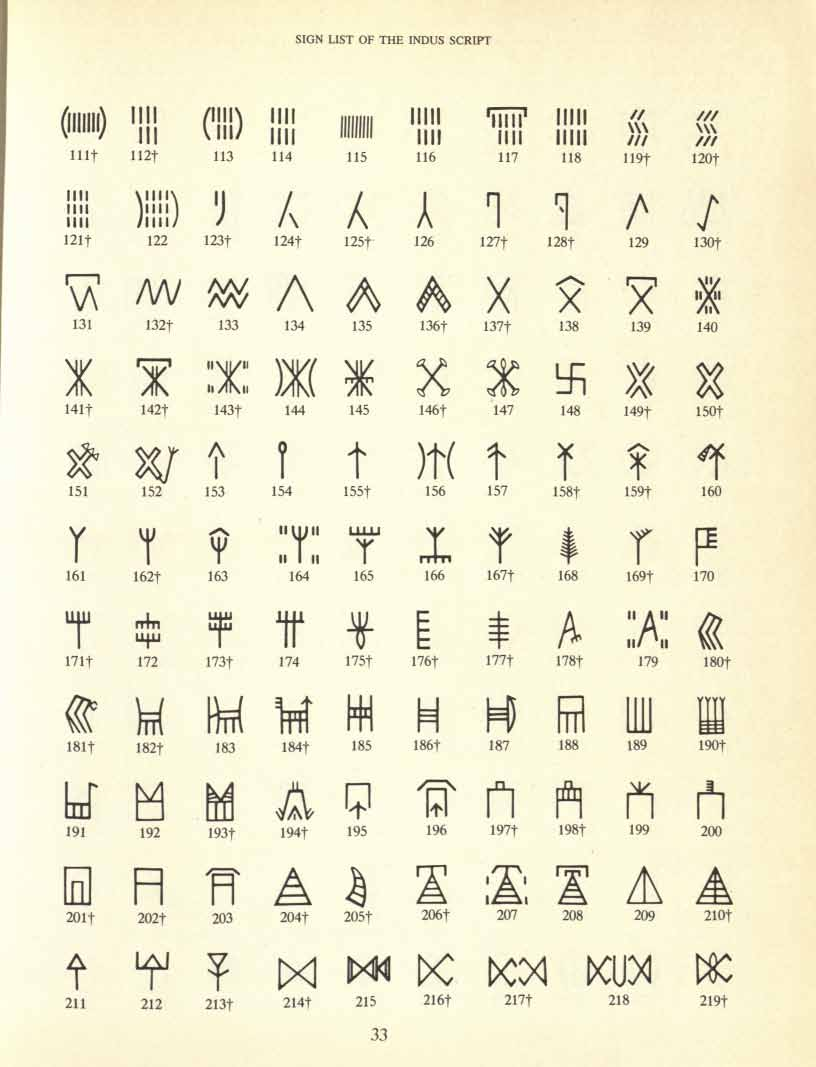
#> input picture data/raw/mahadevan/signlist-001.jpg, 816 x 1067 px
$ python -i wobble.py   (imports and definitions only)
#> lines starting #> are read from the running program, lines starting #| are printed output that depends on the picture
"""Robustness check for the drawing-style confound.

Indus and rongorongo are both scanned hand drawings; the controls are clean
font renderings. To test whether "looks hand-drawn" is what the metrics are
picking up, every font-rendered control glyph is passed through a random
elastic distortion plus scanner-like blur before normalisation ("wobbled"),
and the target comparisons are repeated against the wobbled controls.
Same seed for everyone; parameters fixed here and not tuned.
"""
import os, json, sys
import numpy as np, cv2
from PIL import Image
from scipy import ndimage as ndi
sys.path.insert(0, os.path.dirname(os.path.abspath(__file__)))
import normalize as NZ

ROOT = os.path.dirname(os.path.dirname(os.path.dirname(os.path.abspath(__file__))))  # the Deep Memory repository; this study lives in pipeline/rongo, data/rongo, docs/rongo, inputs/rongo
rng = np.random.default_rng(7)

def wobble(im):
    """im: uint8 grayscale, black ink on white. Elastic warp + blur + threshold."""
    h, w = im.shape
    s = max(h, w)
    alpha, sigma = 0.045 * s, 0.10 * s        # displacement amplitude and smoothness
    dx = ndi.gaussian_filter(rng.uniform(-1, 1, (h, w)), sigma) ; dy = ndi.gaussian_filter(rng.uniform(-1, 1, (h, w)), sigma)
    dx *= alpha / (np.abs(dx).max() + 1e-9); dy *= alpha / (np.abs(dy).max() + 1e-9)
    yy, xx = np.meshgrid(np.arange(h), np.arange(w), indexing="ij")
    warped = ndi.map_coordinates(im.astype(np.float32), [yy + dy, xx + dx], order=1, mode="nearest")
    warped = ndi.gaussian_filter(warped, 0.012 * s + 0.6)
    warped += rng.normal(0, 6, warped.shape)
    return np.clip(warped, 0, 255).astype(np.uint8)

def run(script):
    man = json.load(open(os.path.join(ROOT, "data", "rongo", "glyphs", f"{script}_manifest.json")))
    gdir = os.path.join(ROOT, "data", "rongo", "glyphs", f"{script}_w"); os.makedirs(gdir, exist_ok=True)
    out = []
    for r in man:
        im = np.array(Image.open(os.path.join(ROOT, r["file"])).convert("L"))
        pad = int(0.1 * max(im.shape)) + 4
        im = np.pad(im, pad, constant_values=255)
        w = wobble(im)
        fn = os.path.join(gdir, os.path.basename(r["file"])); Image.fromarray(w).save(fn)
        out.append(dict(r, file=os.path.relpath(fn, ROOT)))
    json.dump(out, open(os.path.join(ROOT, "data", "rongo", "glyphs", f"{script}_w_manifest.json"), "w"), indent=1)
    NZ.STYLES[f"{script}_w"] = "line"
    recs = NZ.run(f"{script}_w")
    return len(recs)

# [3 lines not run here, left out]

>>> import cv2
>>> picture = cv2.imread('../../data/raw/mahadevan/signlist-001.jpg', cv2.IMREAD_GRAYSCALE)
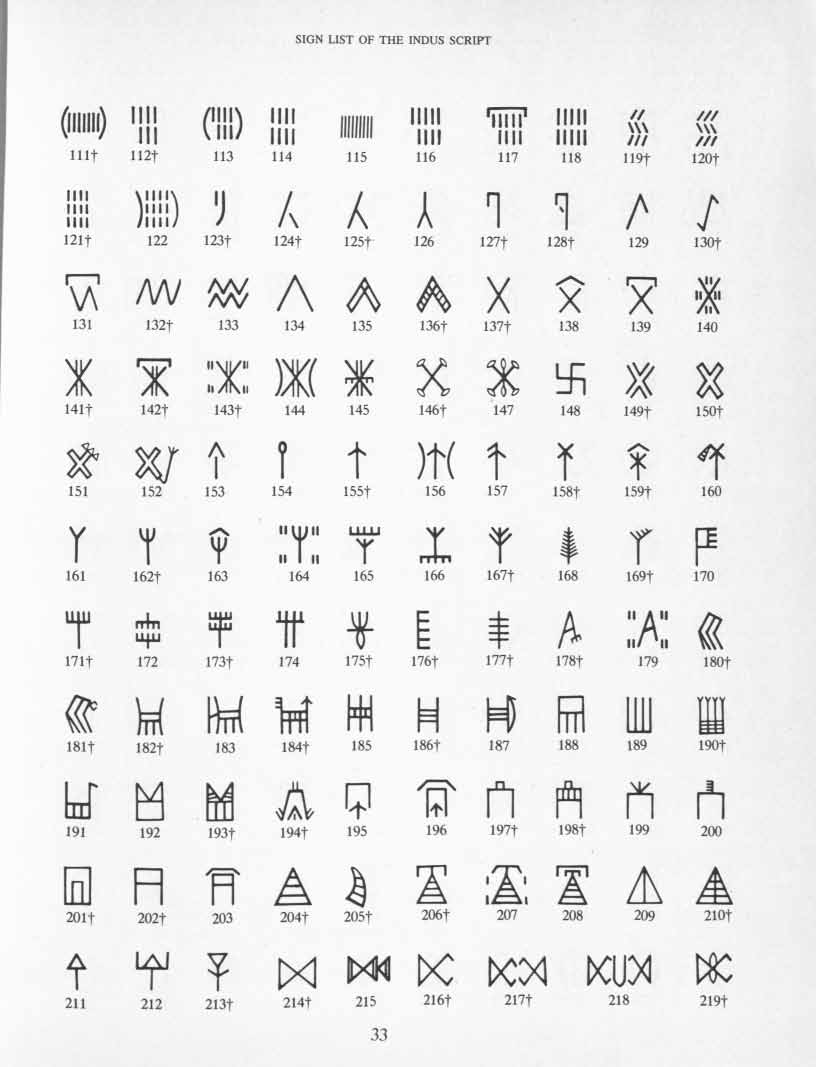
#> picture: shape (1067, 816); min 18, max 255, mean 237.2
>>> result = wobble(picture)
#> in wobble, `warped = ndi.map_coordinates(im.astype(np.float32), [yy + dy, xx + dx]..`:
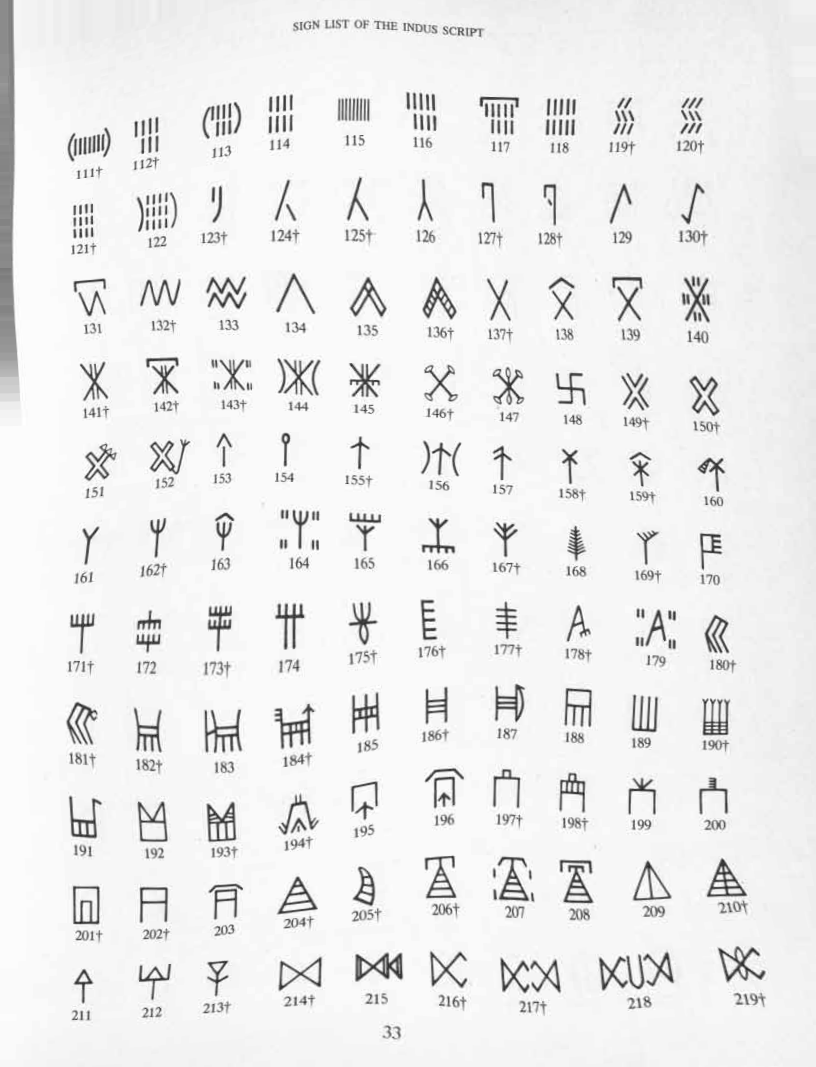
#> warped: shape (1067, 816) float32; min 25.63, max 255, mean 236.8
#> in wobble, `warped = ndi.gaussian_filter(warped, 0.012 * s + 0.6)`:
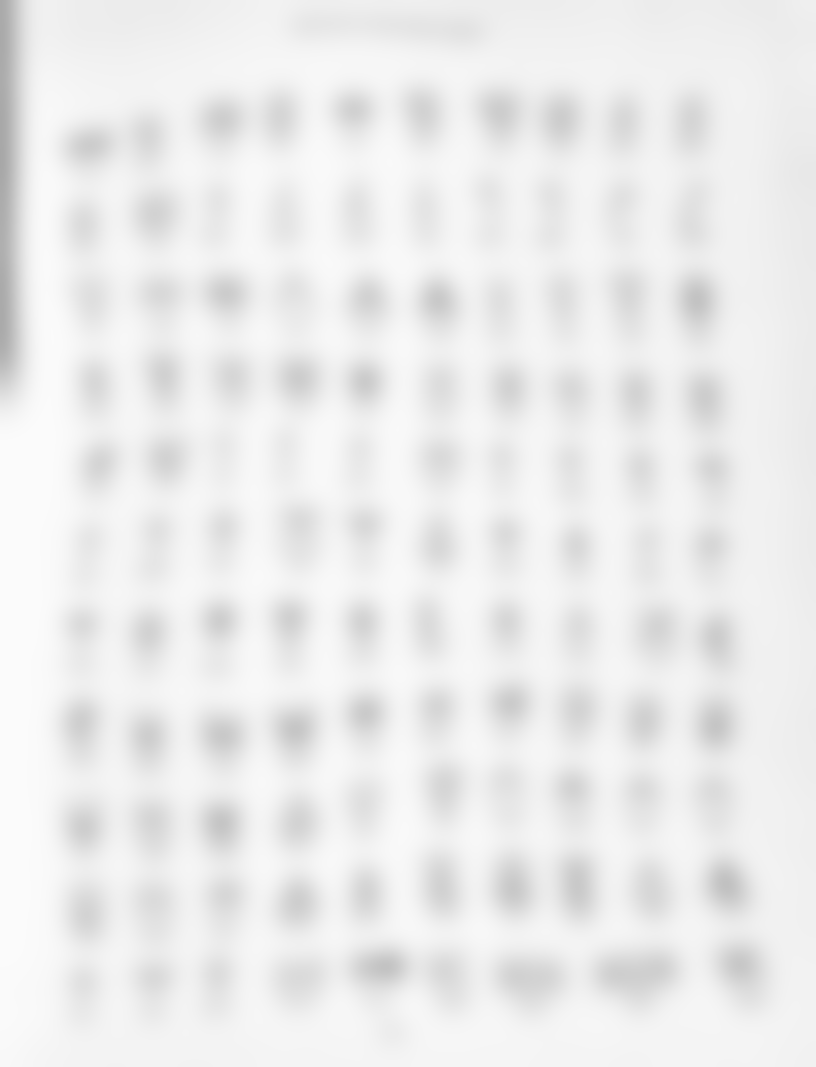
#> warped: shape (1067, 816) float32; min 167.7, max 252, mean 236.8
#> in wobble, `warped += rng.normal(0, 6, warped.shape)`:
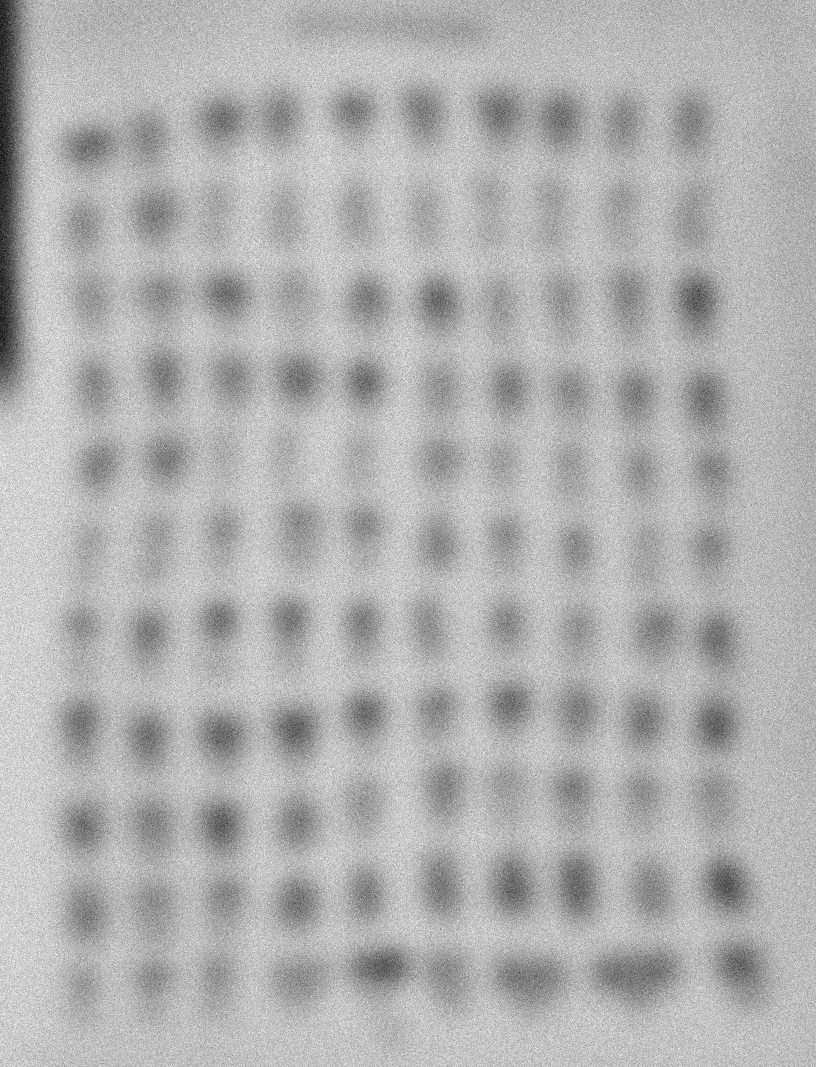
#> warped: shape (1067, 816) float32; min 149.1, max 274.8, mean 236.8; drawn with min black and max white
